Frame 1 (no input): blank canvas, image omitted
Frame 60 (no input): blank canvas, image omitted
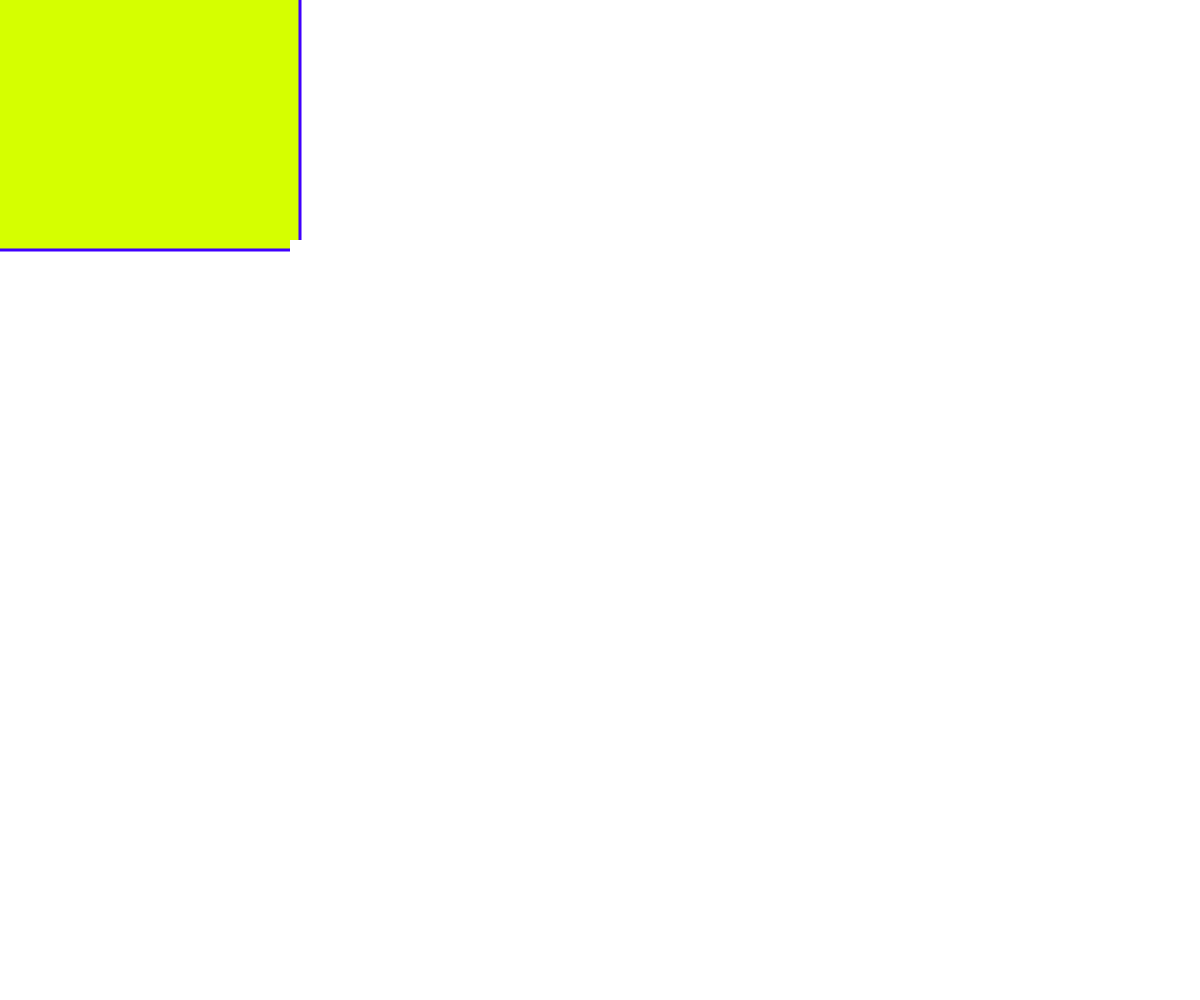
Frame 120 (the mouse pressed at the canvas centre since frame 60)

The p5.js sketch whose frames 1 and 60 were blank and that drew this single picture after the mouse press (run headless with seeded random() and noise() and a simulated clock; from frame 60 on, the mouse is pressed at the canvas centre):

// p5.js sketch
// ── sketch.js
/*Rules:
Moving your mouse (without pressing) around the screen 
will automatically draw points using d variable and HSB 
but pressing the mouse will start to draw rectangles 
instead with a different stroke weight.
Pressing and holding 'r' will change the HSB color scale of the points & rectangles
Pressing 'b' will erase the drawing with a black background
Pressing 'w' will erase the drawing with a white background
*/

function setup() {
  createCanvas(windowWidth, windowHeight);
  colorMode(HSB);
}

function draw() {

  /*if 'b' is pressed, drawing erased and 
  background switches to black
  if 'w' is pressed, drawing erased and
  background switches to white*/
  if ((keyIsPressed == true) & (key == 'b')) {
    background(0)
    //strokeWeight(d + 5);
  }

  if ((keyIsPressed == true) & (key == 'w')) {
    background(255)
    //strokeWeight(15 - d);
  }

  //inspired by pmouse HSB demo from class
  let d = dist(pmouseX, pmouseY, mouseX, mouseY);
  stroke(255,d,130);
  point(pmouseX, pmouseY, mouseX, mouseY,);

  /*if 'r' is pressed and HELD, HSB switches to 
  different color scale */
  if ((keyIsPressed == true) & (key == 'r')) {
    stroke(d,random(100,250),random(50,200));
  }

  /*if mouse is NOT pressed when moving mouse 
  around the screen, points are drawn with 
  strokeWeight d+5 
  if mouse IS pressed when moving mouse, 
  rectangles are drawn with strokeWeight 20-d.*/
  if(!mouseIsPressed){
    strokeWeight(d + random(0,5));
    point(pmouseX, pmouseY, mouseX, mouseY,);
  }else{
    rectMode(CENTER);
    strokeWeight(random(5,20) - d);
    fill(random(20,200), d, random(100,230))
    rect(pmouseX, pmouseY, mouseX, mouseY,);
  }

}
